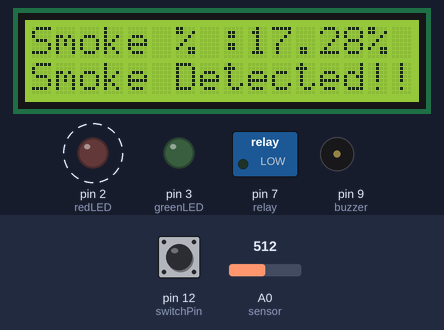
Simulated run of this sketch. Board: Arduino Uno, built with avr-gcc and run on an emulated ATmega328P. On the bench: 16×2 character LCD, switched loads named in the sketch (green lamp = pin HIGH), output pins drawn as LEDs (lit = HIGH), buzzer (waves = sounding, pin HIGH). Dashed ring = blinking. Inputs (shaded band) come from the test bench; at power-on: A0 (sensor) = 512, pin 12 (switchPin) LOW. What the sketch prints to the serial monitor is not drawn.

Above: at 1.2 s.
1.3 s: A0 (sensor) set to 436
At 2.1 s:
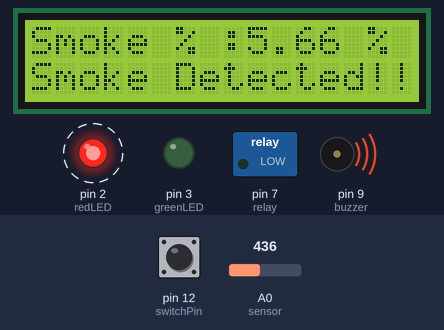
4.4 s: A0 (sensor) set to 420
At 5.3 s:
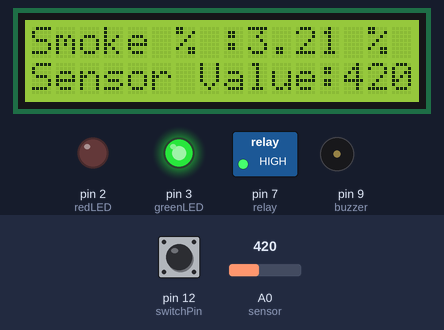
7.4 s: A0 (sensor) set to 407
At 8.0 s:
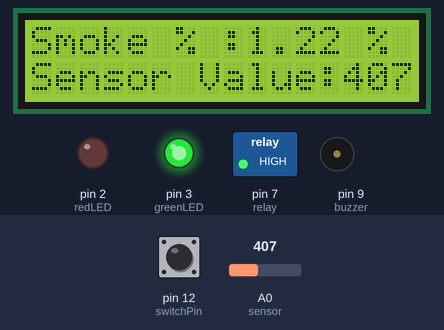
9.1 s: A0 (sensor) set to 392
At 9.6 s:
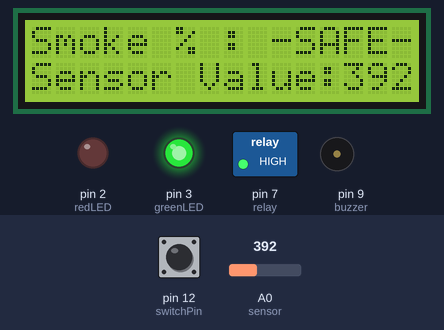
12.2 s: pin 12 (switchPin) pulled HIGH for 0.65 s
At 12.8 s:
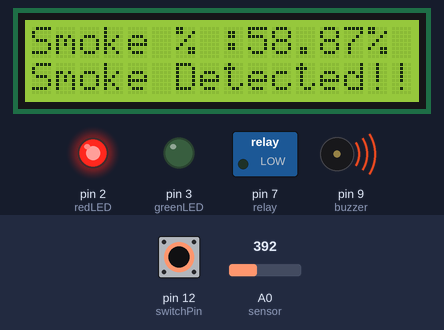
14.3 s: pin 12 (switchPin) pulled HIGH for 1 s
At 14.9 s:
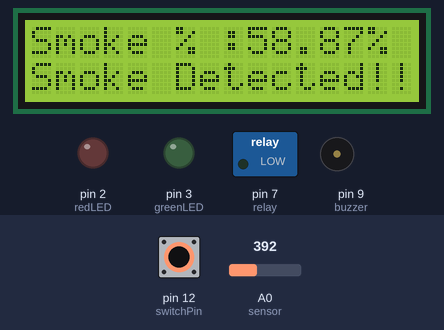
Timing chart, 0 to 17.3 s (numbered marks = the images above; inputs shaded):
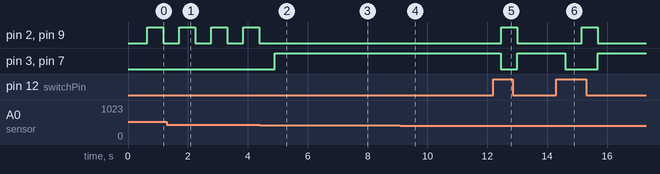

Measured:
- the behaviour switches between 430 and 429 on A0 (sensor) (found by bisection; images 1 and 2)
- the behaviour switches between 400 and 399 on A0 (sensor) (found by bisection; images 3 and 4)
- after the input at 1.3 s, the display: first differs from a run without the input after 0.41 s (image 1)
- after the input at 4.4 s, pin 2 (redLED), pin 9 (buzzer): stops changing and stays LOW; pin 3 (greenLED), pin 7 (relay): LOW → HIGH after 0.51 s; the display: first differs from a run without the input after 0.53 s (image 2)
- after the input at 7.4 s, the display: first differs from a run without the input after 0.22 s (image 3)
- after the input at 9.1 s, the display: first differs from a run without the input after 0.14 s (image 4)
- after the input at 12.2 s, pin 2 (redLED), pin 9 (buzzer): LOW → HIGH after 0.27 s, → LOW 0.52 s later; pin 3 (greenLED), pin 7 (relay): HIGH → LOW after 0.26 s, → HIGH 0.53 s later; the display: first differs from a run without the input after 0.27 s (image 5)
- after the input at 14.3 s, pin 2 (redLED), pin 9 (buzzer): LOW → HIGH after 0.86 s, → LOW 0.52 s later; pin 3 (greenLED), pin 7 (relay): HIGH → LOW after 0.31 s, → HIGH 1.1 s later; the display: first differs from a run without the input after 0.33 s (image 6)

The sketch:

final.ino
```cpp
#include <LiquidCrystal_I2C.h>
// Set the LCD address to 0x27 for a 16 chars and 2 line display
LiquidCrystal_I2C lcd(0x27, 16, 2);

int redLED = 2;
int greenLED = 3;
int buzzer = 9;
int relay = 7;
int sensor = A0;
float smokePercentage;
float remainingGas;
float tolerance = 30;

int switchPin = 12;  // Pin where the switch is connected
int switchState = 0;

int base_value = 399; // base value
int state; // state for blinking LED & buzzer without delay function

unsigned long previousMillis = 0;
const long interval = 400; // interval at which to LED blink & Buzzer sound (milliseconds)

void setup() {

  pinMode(switchPin, INPUT);

  pinMode(redLED, OUTPUT);
  pinMode(relay, OUTPUT);
  pinMode(greenLED, OUTPUT);
  pinMode(buzzer, OUTPUT);
  pinMode(sensor, INPUT);
  Serial.begin(9600);
  lcd.begin(16, 2);
  lcd.backlight(); // Enable the LCD backlight
}

void loop() {

  switchState = digitalRead(switchPin);

  unsigned long currentMillis = millis();
  float MQ135SensorValues = analogRead(sensor);

  if(switchState == 1)
  {
    MQ135SensorValues = MQ135SensorValues*2;
  }

  Serial.print("Sensor Values: ");
  Serial.println(MQ135SensorValues);
  lcd.setCursor(0, 0);
  lcd.print("Smoke % :");

  remainingGas = 1023 - base_value + tolerance;
  smokePercentage = (MQ135SensorValues- base_value) /remainingGas ;
  if (smokePercentage > 0){
    Serial.print("Smoke percentage: ");
    Serial.println(smokePercentage*100);
    lcd.setCursor(9, 0);
    lcd.print(smokePercentage*100);
    lcd.setCursor(14, 0);
    lcd.print("%");
  }
  else {
    lcd.setCursor(10, 0);
    lcd.print("-SAFE-");
  }

  if (MQ135SensorValues > (base_value + tolerance)) // Checks if MQ135 Sensor Value greater than base + tolerance value
  {
    digitalWrite(greenLED, LOW);
    digitalWrite(relay, LOW);
    lcd.setCursor(0, 1);
    lcd.print("Smoke Detected!!");
    Serial.println("Smoke Detected!!");
    if (currentMillis - previousMillis >= interval) {
      // save the last time you blinked the LED
      previousMillis = currentMillis;
      // if the LED & buzzer is off turn it on and vice-versa:
      if (state == LOW) {
        state = HIGH;
      } else {
        state = LOW;
      }
      // Red LED and buzzer go HIGH or LOW
      digitalWrite(redLED, state);
      digitalWrite(buzzer, state);
    }
  }
  else
  {
    digitalWrite(redLED, LOW);
    digitalWrite(relay, HIGH);
    digitalWrite(greenLED, HIGH);
    digitalWrite(buzzer, LOW);
    lcd.setCursor(0, 1);
    lcd.print("Sensor Value:");
    lcd.setCursor(13, 1);
    lcd.print(MQ135SensorValues);
  }
  delay(500);
  lcd.clear();
}
```
